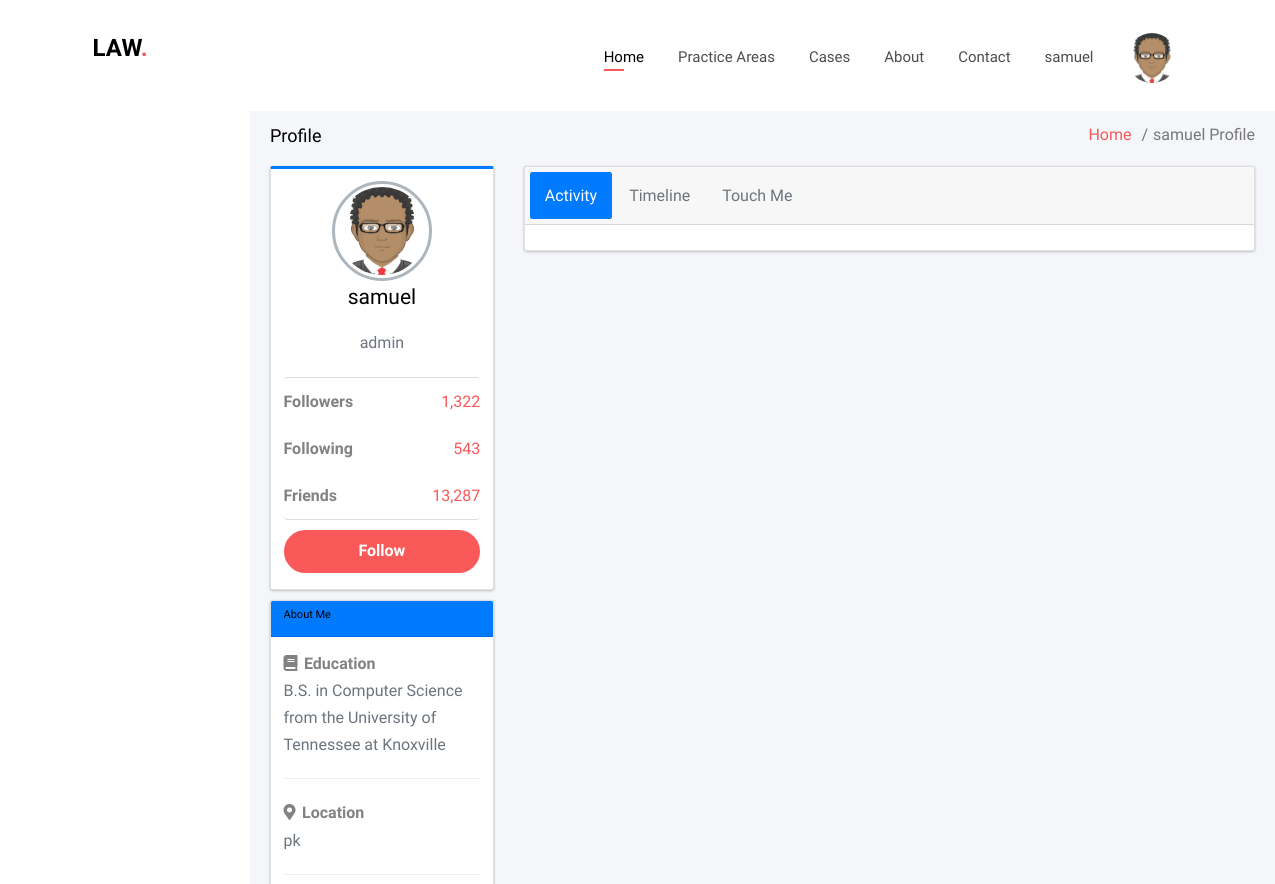
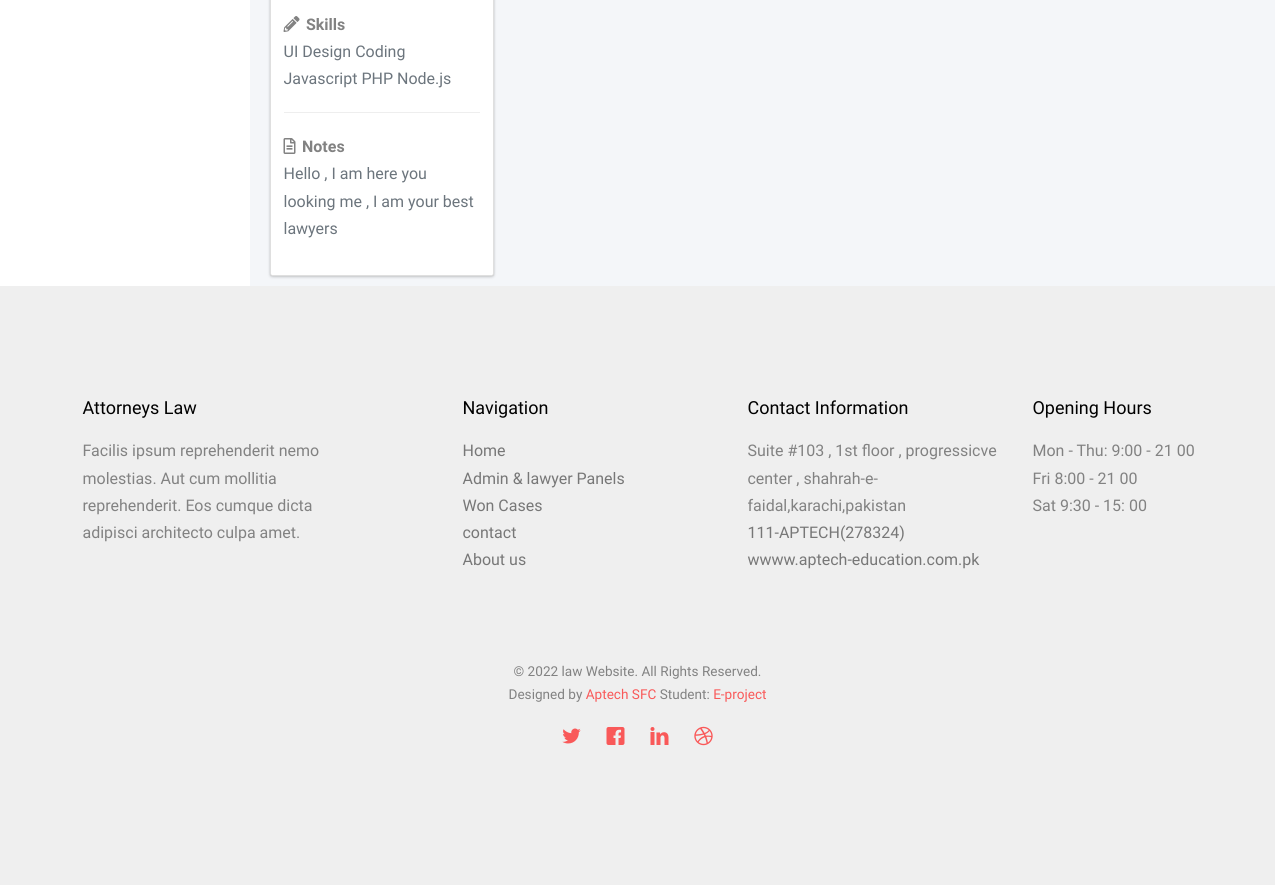
The app's page /website/profile.php?unique_id=admin_001 (signed in) with its own data (2 pictures, top to bottom).
### tables this page shows
CREATE TABLE `register` (
  `id` int(11) NOT NULL,
  `unique_id` varchar(20) NOT NULL,
  `name` varchar(100) NOT NULL,
  `username` varchar(100) NOT NULL,
  `email` varchar(140) NOT NULL,
  `password` varchar(150) NOT NULL,
  `role_id` int(11) NOT NULL DEFAULT 3,
  `profile` varchar(100) NOT NULL,
  `edu_id` int(11) DEFAULT NULL,
  `phone` varchar(100) NOT NULL DEFAULT 'N/A',
  `address` varchar(100) NOT NULL DEFAULT 'pk',
  `gender` varchar(50) NOT NULL DEFAULT 'male',
  `data_reg` date NOT NULL,
  `about` varchar(200) NOT NULL DEFAULT 'Hello , I am here you looking me , I am your best lawyers'
);

CREATE TABLE `roles` (
  `role_id` int(11) NOT NULL,
  `role_name` varchar(100) NOT NULL
);

### website/profile.php (the view, shortened to what this page needs)
<?php
include"function.php"; headers();
include "includes/config.php";
$id = $_GET["unique_id"];
$q=$db_conn->query("SELECT * FROM `register` as r JOIN roles on r.role_id = roles.role_id  where unique_id = '$id'");
if(mysqli_num_rows($q) >0){
    $row =mysqli_fetch_assoc($q);
}
?>
  <div class="content-wrapper">
    <section class="content-header">
      <div class="container-fluid">
        <div class="row mb-2">
          <div class="col-sm-6">
            <h1>Profile</h1>
          </div>
          <div class="col-sm-6">
            <ol class="breadcrumb float-sm-right">
              <li class="breadcrumb-item"><a href="#">Home</a></li>
              <li class="breadcrumb-item active"><?=$row["name"]?> Profile</li>
            </ol>
          </div>
        </div>
      </div>
    </section>
    <section class="content">
      <div class="container-fluid">
        <div class="row">
          <div class="col-md-3">
            <div class="card card-primary card-outline">
              <div class="card-body box-profile">
                <div class="text-center">
                  <img class="profile-user-img img-fluid img-circle"
                       src="dist/img/<?=$row["profile"]?>"
                       alt="User profile picture">
                </div>
                <h3 class="profile-username text-center"><?=$row["name"]?></h3>
                <p class="text-muted text-center"><?=$row["role_name"]?></p>
                <ul class="list-group list-group-unbordered mb-3">
                  <li class="list-group-item">
                    <b>Followers</b> <a class="float-right">1,322</a>
                  </li>
                  <li class="list-group-item">
                    <b>Following</b> <a class="float-right">543</a>
                  </li>
                  <li class="list-group-item">
                    <b>Friends</b> <a class="float-right">13,287</a>
                  </li>
                </ul>
                <a href="#" class="btn btn-primary btn-block"><b>Follow</b></a>
              </div>
            </div>
            <div class="card card-primary">
              <div class="card-header">
                <h3 class="card-title">About Me</h3>
              </div>
              <div class="card-body">
                <strong><i class="fas fa-book mr-1"></i> Education</strong>
                <p class="text-muted">
                  B.S. in Computer Science from the University of Tennessee at Knoxville
                </p>
                <hr>
                <strong><i class="fas fa-map-marker-alt mr-1"></i> Location</strong>
                <p class="text-muted"><?=$row["address"]?></p>
                <hr>
                <strong><i class="fas fa-pencil-alt mr-1"></i> Skills</strong>
                <p class="text-muted">
                  <span class="tag tag-danger">UI Design</span>
                  <span class="tag tag-success">Coding</span>
                  <span class="tag tag-info">Javascript</span>
                  <span class="tag tag-warning">PHP</span>
                  <span class="tag tag-primary">Node.js</span>
                </p>
                <hr>
                <strong><i class="far fa-file-alt mr-1"></i> Notes</strong>
                <p class="text-muted"><?=$row["about"]?></p>
              </div>
            </div>
          </div>
          <div class="col-md-9">
            <div class="card">
              <div class="card-header p-2">
                <ul class="nav nav-pills">
                  <li class="nav-item"><a class="nav-link active" href="#activity" data-toggle="tab">Activity</a></li>
                  <li class="nav-item"><a class="nav-link" href="#timeline" data-toggle="tab">Timeline</a></li>
                  <li class="nav-item"><a class="nav-link" href="#settings" data-toggle="tab">Touch Me</a></li>
                </ul>
              </div>
              <div class="card-body">
              </div>
            </div>
          </div>
        </div>
      </div>
    </section>
  </div>
<?php footers();

### website/function.php (shortened to what this page needs)
<?php
   function headers(){
    echo '<!DOCTYPE HTML>
                <html>
                    <head>
                    <link rel="stylesheet" href="../dist/css/adminlte.min.css">
                    <link rel="stylesheet" href="https://cdnjs.cloudflare.com/ajax/libs/font-awesome/5.13.0/css/all.min.css"/>
                    <link rel="stylesheet" href="https://cdn.jsdelivr.net/npm/bootstrap@4.5.3/dist/css/bootstrap.min.css">
                                <link rel="stylesheet" href="asset/css/animate.css">
                                <link rel="stylesheet" href="asset/css/icomoon.css">
                                <link rel="stylesheet" href="asset/css/bootstrap.css">
                                <link rel="stylesheet" href="https://cdnjs.cloudflare.com/ajax/libs/magnify/2.3.3/css/magnify.min.css">
                                <link rel="stylesheet" href="https://cdnjs.cloudflare.com/ajax/libs/OwlCarousel2/2.3.4/assets/owl.carousel.min.css">
                                <link rel="stylesheet" href="https://cdnjs.cloudflare.com/ajax/libs/OwlCarousel2/2.3.4/assets/owl.theme.default.min.css">
                                <link rel="stylesheet" href="https://cdnjs.cloudflare.com/ajax/libs/flexslider/2.6.0/flexslider.min.css">
                    <link rel="stylesheet" href="asset/css/style.css">
                    </head>
                    <body>
                    <nav class="law-nav" role="navigation">
                        <div class="top-menu">
                            <div class="container">
                                <div class="row">
                                    <div class="col-xs-2">
                                        <div id="law-logo"><a href="index.php">Law<span>.</span></a></div>
                                    </div>
                                    <div class="col-xs-10 text-right menu-1">
                                        <ul>
                                            <li class="active"><a href="index.php">Home</a></li>
                                            <li><a href="practice.php">Practice Areas</a></li>
                                            <li><a href="AllCase.php"> Cases</a></li>
                                            <li><a href="about.php">About</a></li>
                                            <li><a href="contact.php">Contact</a></li>';
                                            if(isset($_SESSION['unique_id'])){
                                               echo ' <li><a href="about.php">'.$_SESSION['Name'].'</a></li>
                                               <li class="has-dropdown">
                                                <a href="profile.php?unique_id='.$_SESSION['unique_id'].'"><img src="dist/img/'.$_SESSION["img"].'" width="50px" height="50px" style="border-radius:50% ;" alt=""></a>
                                               <ul class="dropdown">
                                                   <li> <a href="profile.php?unique_id='.$_SESSION['unique_id'].'"><img src="dist/img/'.$_SESSION["img"].'" width="50px" height="50px" style="border-radius:50% ;" alt=""></a>
                                                   </li>
                                                   <li>'.$_SESSION['username'].'</li>
                                                   <li><a href="editProfile.php">sitting</a></li>
                                                   <li><a href="profile.php?unique_id='.$_SESSION['unique_id'].'">profile</a></li>
                                                   <li><a href="logout.php"><i class="fas fa-sign-out-alt"></i></a></li>
                                               </ul>
                                           </li>';
                                            }
                                            else{
                                                echo '
                                                <li class="btn-cta"><a href="login.php"><span>Login</span></a></li>
                                                <li class="btn-cta"><a href="registerLayout.php"><span>Sign Up</span></a></li>
                                                ';
                                            }
                                            echo'
                                        </ul>
                                    </div>
                                </div>
                            </div>
                        </div>
                    </nav>';
 }
 function   footers(){
                echo '	<footer id="law-footer" role="contentinfo">
                <div class="container">
                    <div class="row row-pb-md">
                        <div class="col-md-3 law-widget">
                            <h4>Attorneys Law</h4>
                            <p>Facilis ipsum reprehenderit nemo molestias. Aut cum mollitia reprehenderit. Eos cumque dicta adipisci architecto culpa amet.</p>
                        </div>
                        <div class="col-md-3 col-md-push-1">
                            <h4>Navigation</h4>
                            <ul class="law-footer-links">
                                <li><a href="index.php">Home</a></li>
                                <li><a href="#">Admin & lawyer Panels</a></li>
                                <li><a href="#">Won Cases</a></li>
                                <li><a href="contact.php">contact </a></li>
                                <li><a href="about.php">About us</a></li>
                            </ul>
                        </div>
                        <div class="col-md-3 col-md-push-1">
                            <h4>Contact Information</h4>
                            <ul class="law-footer-links">
                                <li>Suite #103 , 1st floor , progressicve center , shahrah-e-faidal,karachi,pakistan</li>
                                <li><a href="tel://111-278324">111-APTECH(278324)</a></li>
                                <li><a href="mailto:aptech-education.com.pk">wwww.aptech-education.com.pk</a></li>
                            </ul>
                        </div>
                        <div class="col-md-3 col-md-push-1">
                            <h4>Opening Hours</h4>
                            <ul class="law-footer-links">
                                <li>Mon - Thu: 9:00 - 21 00</li>
                                <li>Fri 8:00 - 21 00</li>
                                <li>Sat 9:30 - 15: 00</li>
                            </ul>
                        </div>
                    </div>
                    <div class="row copyright">
                        <div class="col-md-12 text-center">
                            <p>
                                <small class="block">&copy; 2022  law Website. All Rights Reserved.</small>
                                <small class="block">Designed by <a href="http://freehtml5.co/" target="_blank">Aptech SFC </a> Student: <a href="http://unsplash.co/" target="_blank">E-project</a></small>
                            </p>
                            <p>
                                <ul class="law-social-icons">
                                    <li><a href="#"><i class="icon-twitter"></i></a></li>
                                    <li><a href="#"><i class="icon-facebook"></i></a></li>
                                    <li><a href="#"><i class="icon-linkedin"></i></a></li>
                                    <li><a href="#"><i class="icon-dribbble"></i></a></li>
                                </ul>
                            </p>
                        </div>
                    </div>
                </div>
            </footer>
            </body>
        </html>
        ';
 }
?>

### website/asset/css/icomoon.css (style rules this page uses)
[class^="icon-"], [class*=" icon-"] { font-family: 'icomoon' !important; speak: none; font-style: normal; font-weight: normal; font-variant: normal; text-transform: none; line-height: 1; -webkit-font-smoothing: antialiased; -moz-osx-font-smoothing: grayscale; }
.icon-dribbble:before { content: "\ea65"; }
.icon-facebook:before { content: "\ea67"; }
.icon-linkedin:before { content: "\ea73"; }
.icon-twitter:before { content: "\ea7c"; }

### website/asset/css/style.css (style rules this page uses)
body { font-family: "Work Sans", Arial, sans-serif; font-weight: 400; font-size: 16px; line-height: 1.7; color: #828282; background: #fff; }
a { color: #F95959; -webkit-transition: 0.5s; -o-transition: 0.5s; transition: 0.5s; }
p { margin-bottom: 20px; }
h1, h2, h3, h4, h5, h6, figure { color: #000; font-family: "Work Sans", Arial, sans-serif; font-weight: 400; margin: 0 0 20px 0; }
.law-nav .top-menu { padding: 28px 0; }
.law-nav #law-logo { font-size: 24px; margin: 0; padding: 0; text-transform: uppercase; font-weight: bold; font-weight: 700; font-family: "Work Sans", Arial, sans-serif; }
.law-nav #law-logo a span { color: #F95959; }
.law-nav a { padding: 5px 10px; color: #000; }
.law-nav ul { padding: 0; margin: 5px 0 0 0; }
.law-nav ul li { padding: 0; margin: 0; list-style: none; display: inline; }
.law-nav ul li a { font-size: 15px; padding: 30px 15px; color: rgba(0, 0, 0, 0.7); -webkit-transition: 0.5s; -o-transition: 0.5s; transition: 0.5s; }
.law-nav ul li.has-dropdown { position: relative; }
.law-nav ul li.active > a { color: #000 !important; position: relative; }
.law-nav ul li.active > a:after { position: absolute; bottom: 25px; left: 15px; content: ''; width: 20px; height: 2px; background: #F95959; margin: 0 auto; }
#law-about, #law-practice, #law-testimonial, #law-started, #law-project, #law-blog, #law-contact, #law-footer { padding: 7em 0; clear: both; }
.law-social-icons { margin: 0; padding: 0; }
.law-social-icons li { margin: 0; padding: 0; list-style: none; display: -moz-inline-stack; display: inline-block; zoom: 1; *display: inline; }
.law-social-icons li a { display: -moz-inline-stack; display: inline-block; zoom: 1; *display: inline; color: #F95959; padding-left: 10px; padding-right: 10px; }
.law-social-icons li a i { font-size: 20px; }
#law-footer { background: #efefef; }
#law-footer .law-footer-links { padding: 0; margin: 0; }
#law-footer .law-footer-links li { padding: 0; margin: 0; list-style: none; }
#law-footer .law-footer-links li a { color: rgba(0, 0, 0, 0.5); text-decoration: none; }
#law-footer .law-widget { margin-bottom: 30px; }
#law-footer .copyright .block { display: block; }
.btn { margin-right: 4px; margin-bottom: 4px; font-family: "Work Sans", Arial, sans-serif; font-size: 16px; font-weight: 400; -webkit-border-radius: 30px; -moz-border-radius: 30px; -ms-border-radius: 30px; border-radius: 30px; -webkit-transition: 0.5s; -o-transition: 0.5s; transition: 0.5s; padding: 8px 20px; }
.btn-primary { background: #F95959; color: #fff; border: 2px solid #F95959; }
.row-pb-md { padding-bottom: 4em !important; }

### records on screen
register: name "samuel", profile (placeholder picture), role.role_name "admin", address "pk", about "Hello , I am here you looking me , I am your best lawyers"

### other values on screen
$_SESSION['Name'] "samuel"
